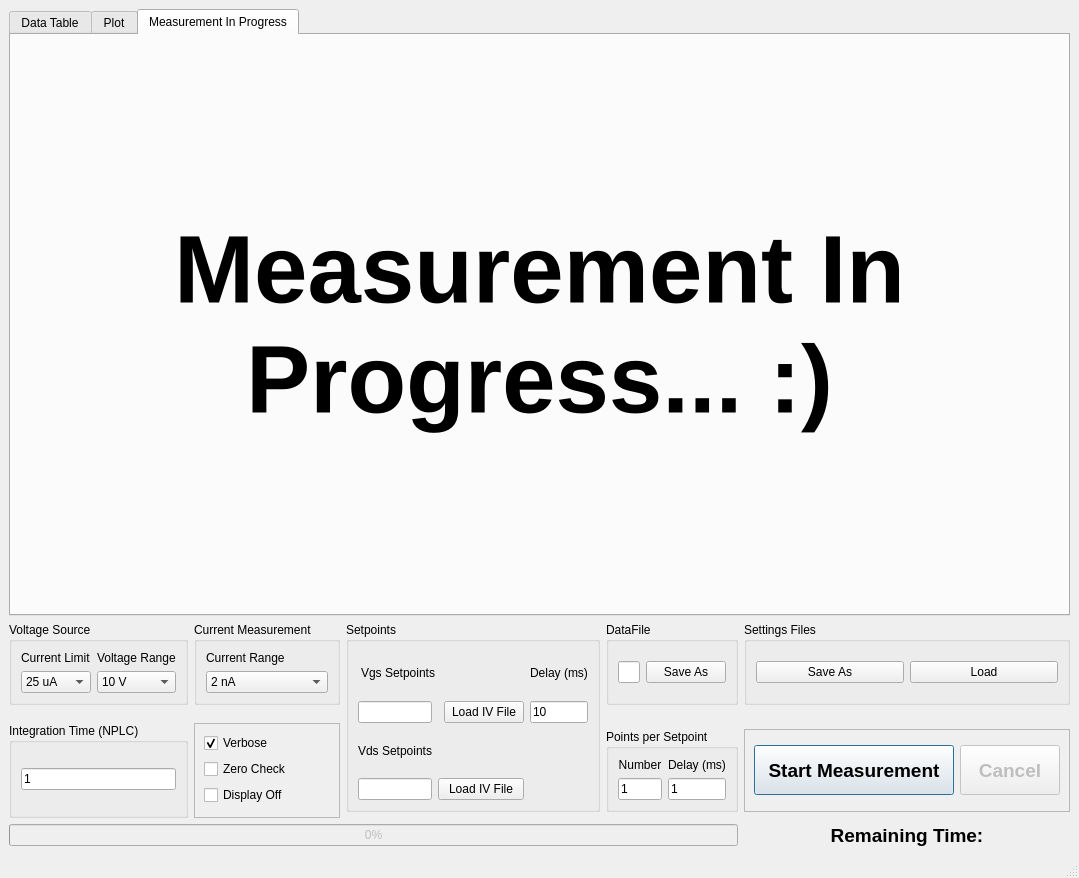
<?xml version="1.0" encoding="UTF-8"?>
<ui version="4.0">
 <class>MainWindow</class>
 <widget class="QMainWindow" name="MainWindow">
  <property name="geometry">
   <rect>
    <x>0</x>
    <y>0</y>
    <width>1028</width>
    <height>878</height>
   </rect>
  </property>
  <property name="windowTitle">
   <string>MainWindow</string>
  </property>
  <widget class="QWidget" name="centralwidget">
   <layout class="QGridLayout" name="gridLayout_5">
    <item row="4" column="1" rowspan="3">
     <widget class="QFrame" name="frame">
      <property name="frameShape">
       <enum>QFrame::StyledPanel</enum>
      </property>
      <property name="frameShadow">
       <enum>QFrame::Raised</enum>
      </property>
      <layout class="QVBoxLayout" name="verticalLayout_2">
       <item>
        <widget class="QCheckBox" name="cbVerbose">
         <property name="statusTip">
          <string>Output keithley commands for debugging</string>
         </property>
         <property name="text">
          <string>Verbose</string>
         </property>
         <property name="checked">
          <bool>true</bool>
         </property>
        </widget>
       </item>
       <item>
        <widget class="QCheckBox" name="cbZChk">
         <property name="statusTip">
          <string>Perform a zero check before starting the measurement</string>
         </property>
         <property name="text">
          <string>Zero Check</string>
         </property>
        </widget>
       </item>
       <item>
        <widget class="QCheckBox" name="cbDisplayOff">
         <property name="statusTip">
          <string>Turn off Keithley display during measurement</string>
         </property>
         <property name="text">
          <string>Display Off</string>
         </property>
        </widget>
       </item>
      </layout>
     </widget>
    </item>
    <item row="4" column="0" rowspan="3">
     <widget class="QGroupBox" name="groupBox_3">
      <property name="toolTip">
       <string comment="t" extracomment="testtesttest"/>
      </property>
      <property name="statusTip">
       <string>Number of Power Line Cycles (0.01 - 50)</string>
      </property>
      <property name="title">
       <string>Integration Time (NPLC)</string>
      </property>
      <layout class="QVBoxLayout" name="verticalLayout">
       <item>
        <widget class="QLineEdit" name="leNPLC">
         <property name="sizePolicy">
          <sizepolicy hsizetype="Preferred" vsizetype="Fixed">
           <horstretch>0</horstretch>
           <verstretch>0</verstretch>
          </sizepolicy>
         </property>
         <property name="toolTip">
          <string comment="boom" extracomment="testtest">&lt;html&gt;&lt;head/&gt;&lt;body&gt;&lt;p&gt;hellooo)tooltop=&lt;/p&gt;&lt;/body&gt;&lt;/html&gt;</string>
         </property>
         <property name="statusTip">
          <string/>
         </property>
         <property name="whatsThis">
          <string/>
         </property>
         <property name="styleSheet">
          <string notr="true"/>
         </property>
         <property name="inputMethodHints">
          <set>Qt::ImhDigitsOnly|Qt::ImhFormattedNumbersOnly</set>
         </property>
         <property name="text">
          <string>1</string>
         </property>
        </widget>
       </item>
      </layout>
     </widget>
    </item>
    <item row="1" column="0">
     <widget class="QGroupBox" name="groupBox">
      <property name="title">
       <string>Voltage Source</string>
      </property>
      <layout class="QGridLayout" name="gridLayout">
       <item row="4" column="1">
        <widget class="QComboBox" name="cbVoltRang">
         <property name="toolTip">
          <string>&lt;html&gt;&lt;head/&gt;&lt;body&gt;&lt;p&gt;Max voltage output by voltage source&lt;/p&gt;&lt;/body&gt;&lt;/html&gt;</string>
         </property>
         <property name="statusTip">
          <string>Voltage source max voltage</string>
         </property>
         <property name="currentIndex">
          <number>0</number>
         </property>
         <item>
          <property name="text">
           <string>10 V</string>
          </property>
         </item>
         <item>
          <property name="text">
           <string>50 V</string>
          </property>
         </item>
         <item>
          <property name="text">
           <string>500 V</string>
          </property>
         </item>
        </widget>
       </item>
       <item row="3" column="1">
        <widget class="QLabel" name="label">
         <property name="text">
          <string>Voltage Range</string>
         </property>
         <property name="buddy">
          <cstring>cbVoltRang</cstring>
         </property>
        </widget>
       </item>
       <item row="4" column="0">
        <widget class="QComboBox" name="cbCurrentLim">
         <property name="toolTip">
          <string>&lt;html&gt;&lt;head/&gt;&lt;body&gt;&lt;p&gt;Max current output by voltage source&lt;/p&gt;&lt;/body&gt;&lt;/html&gt;</string>
         </property>
         <property name="statusTip">
          <string>Voltage source max current</string>
         </property>
         <property name="currentIndex">
          <number>0</number>
         </property>
         <item>
          <property name="text">
           <string>25 uA</string>
          </property>
         </item>
         <item>
          <property name="text">
           <string>250 uA</string>
          </property>
         </item>
         <item>
          <property name="text">
           <string>2.5 mA</string>
          </property>
         </item>
        </widget>
       </item>
       <item row="3" column="0">
        <widget class="QLabel" name="label_2">
         <property name="text">
          <string>Current Limit</string>
         </property>
         <property name="buddy">
          <cstring>cbCurrentLim</cstring>
         </property>
        </widget>
       </item>
      </layout>
     </widget>
    </item>
    <item row="1" column="4">
     <widget class="QGroupBox" name="groupBox_6">
      <property name="title">
       <string>Settings Files</string>
      </property>
      <layout class="QHBoxLayout" name="horizontalLayout">
       <item>
        <widget class="QPushButton" name="pbSave">
         <property name="text">
          <string>Save As</string>
         </property>
        </widget>
       </item>
       <item>
        <widget class="QPushButton" name="pbLoad">
         <property name="text">
          <string>Load</string>
         </property>
        </widget>
       </item>
      </layout>
     </widget>
    </item>
    <item row="1" column="3">
     <widget class="QGroupBox" name="groupBox_7">
      <property name="title">
       <string>DataFile</string>
      </property>
      <layout class="QHBoxLayout" name="horizontalLayout_2">
       <item>
        <widget class="QLineEdit" name="leDataFile">
         <property name="sizePolicy">
          <sizepolicy hsizetype="Preferred" vsizetype="Fixed">
           <horstretch>0</horstretch>
           <verstretch>0</verstretch>
          </sizepolicy>
         </property>
         <property name="toolTip">
          <string comment="boom" extracomment="testtest">&lt;html&gt;&lt;head/&gt;&lt;body&gt;&lt;p&gt;hellooo)tooltop=&lt;/p&gt;&lt;/body&gt;&lt;/html&gt;</string>
         </property>
         <property name="statusTip">
          <string>Number of setpoints</string>
         </property>
         <property name="whatsThis">
          <string>fafgd</string>
         </property>
         <property name="styleSheet">
          <string notr="true">asdfa</string>
         </property>
         <property name="inputMethodHints">
          <set>Qt::ImhUrlCharactersOnly</set>
         </property>
         <property name="text">
          <string/>
         </property>
        </widget>
       </item>
       <item>
        <widget class="QPushButton" name="pbSaveDF">
         <property name="text">
          <string>Save As</string>
         </property>
        </widget>
       </item>
      </layout>
     </widget>
    </item>
    <item row="1" column="1">
     <widget class="QGroupBox" name="groupBox_2">
      <property name="title">
       <string>Current Measurement</string>
      </property>
      <layout class="QGridLayout" name="gridLayout_2">
       <item row="0" column="0">
        <widget class="QLabel" name="label_3">
         <property name="text">
          <string>Current Range</string>
         </property>
         <property name="buddy">
          <cstring>cbCurrentRang</cstring>
         </property>
        </widget>
       </item>
       <item row="1" column="0">
        <widget class="QComboBox" name="cbCurrentRang">
         <property name="toolTip">
          <string>&lt;html&gt;&lt;head/&gt;&lt;body&gt;&lt;p&gt;Max current that can be read (and sunk) by current measurement&lt;/p&gt;&lt;/body&gt;&lt;/html&gt;</string>
         </property>
         <property name="statusTip">
          <string>Current measurement max current</string>
         </property>
         <property name="currentIndex">
          <number>0</number>
         </property>
         <item>
          <property name="text">
           <string>2 nA</string>
          </property>
         </item>
         <item>
          <property name="text">
           <string>20 nA</string>
          </property>
         </item>
         <item>
          <property name="text">
           <string>200 nA</string>
          </property>
         </item>
         <item>
          <property name="text">
           <string>2 uA</string>
          </property>
         </item>
         <item>
          <property name="text">
           <string>20 uA</string>
          </property>
         </item>
         <item>
          <property name="text">
           <string>200 uA</string>
          </property>
         </item>
         <item>
          <property name="text">
           <string>2 mA</string>
          </property>
         </item>
        </widget>
       </item>
      </layout>
     </widget>
    </item>
    <item row="5" column="4">
     <widget class="QFrame" name="frame_2">
      <property name="frameShape">
       <enum>QFrame::StyledPanel</enum>
      </property>
      <property name="frameShadow">
       <enum>QFrame::Raised</enum>
      </property>
      <layout class="QHBoxLayout" name="horizontalLayout_3">
       <item>
        <widget class="QPushButton" name="pbStartMeasure">
         <property name="sizePolicy">
          <sizepolicy hsizetype="Fixed" vsizetype="Fixed">
           <horstretch>0</horstretch>
           <verstretch>0</verstretch>
          </sizepolicy>
         </property>
         <property name="minimumSize">
          <size>
           <width>200</width>
           <height>50</height>
          </size>
         </property>
         <property name="font">
          <font>
           <pointsize>14</pointsize>
           <weight>75</weight>
           <bold>true</bold>
           <stylestrategy>PreferAntialias</stylestrategy>
          </font>
         </property>
         <property name="statusTip">
          <string>Start the measurement!</string>
         </property>
         <property name="layoutDirection">
          <enum>Qt::RightToLeft</enum>
         </property>
         <property name="text">
          <string>Start Measurement</string>
         </property>
         <property name="checkable">
          <bool>true</bool>
         </property>
         <property name="autoDefault">
          <bool>true</bool>
         </property>
         <property name="default">
          <bool>true</bool>
         </property>
         <property name="flat">
          <bool>false</bool>
         </property>
        </widget>
       </item>
       <item>
        <widget class="QPushButton" name="pbCancelMeas">
         <property name="enabled">
          <bool>false</bool>
         </property>
         <property name="sizePolicy">
          <sizepolicy hsizetype="Fixed" vsizetype="Fixed">
           <horstretch>0</horstretch>
           <verstretch>0</verstretch>
          </sizepolicy>
         </property>
         <property name="minimumSize">
          <size>
           <width>100</width>
           <height>50</height>
          </size>
         </property>
         <property name="font">
          <font>
           <pointsize>14</pointsize>
           <weight>75</weight>
           <bold>true</bold>
           <stylestrategy>PreferAntialias</stylestrategy>
          </font>
         </property>
         <property name="statusTip">
          <string>Stop the measurement</string>
         </property>
         <property name="autoFillBackground">
          <bool>false</bool>
         </property>
         <property name="text">
          <string>Cancel</string>
         </property>
        </widget>
       </item>
      </layout>
     </widget>
    </item>
    <item row="1" column="2" rowspan="5">
     <widget class="QGroupBox" name="groupBox_4">
      <property name="toolTip">
       <string comment="t" extracomment="testtesttest"/>
      </property>
      <property name="statusTip">
       <string/>
      </property>
      <property name="title">
       <string>Setpoints</string>
      </property>
      <layout class="QGridLayout" name="gridLayout_3">
       <item row="0" column="0" colspan="2">
        <widget class="QLabel" name="label_4">
         <property name="text">
          <string>Vgs Setpoints</string>
         </property>
         <property name="alignment">
          <set>Qt::AlignCenter</set>
         </property>
         <property name="buddy">
          <cstring>leIVFile_Vgs</cstring>
         </property>
        </widget>
       </item>
       <item row="0" column="3">
        <widget class="QLabel" name="label_5">
         <property name="text">
          <string>Delay (ms)</string>
         </property>
         <property name="alignment">
          <set>Qt::AlignCenter</set>
         </property>
         <property name="buddy">
          <cstring>ledelay_SPs</cstring>
         </property>
        </widget>
       </item>
       <item row="1" column="0">
        <widget class="QLineEdit" name="leIVFile_Vgs">
         <property name="sizePolicy">
          <sizepolicy hsizetype="Preferred" vsizetype="Fixed">
           <horstretch>0</horstretch>
           <verstretch>0</verstretch>
          </sizepolicy>
         </property>
         <property name="toolTip">
          <string comment="boom" extracomment="testtest">&lt;html&gt;&lt;head/&gt;&lt;body&gt;&lt;p&gt;hellooo)tooltop=&lt;/p&gt;&lt;/body&gt;&lt;/html&gt;</string>
         </property>
         <property name="statusTip">
          <string>Number of setpoints</string>
         </property>
         <property name="whatsThis">
          <string>fafgd</string>
         </property>
         <property name="styleSheet">
          <string notr="true">asdfa</string>
         </property>
         <property name="inputMethodHints">
          <set>Qt::ImhUrlCharactersOnly</set>
         </property>
         <property name="text">
          <string/>
         </property>
        </widget>
       </item>
       <item row="1" column="2">
        <widget class="QPushButton" name="pbLoadIV_Vgs">
         <property name="text">
          <string>Load IV File</string>
         </property>
        </widget>
       </item>
       <item row="2" column="0">
        <widget class="QLabel" name="label_11">
         <property name="text">
          <string>Vds Setpoints</string>
         </property>
         <property name="alignment">
          <set>Qt::AlignCenter</set>
         </property>
         <property name="buddy">
          <cstring>leIVFile_Vgs</cstring>
         </property>
        </widget>
       </item>
       <item row="3" column="0">
        <widget class="QLineEdit" name="leIVFile_Vds">
         <property name="sizePolicy">
          <sizepolicy hsizetype="Preferred" vsizetype="Fixed">
           <horstretch>0</horstretch>
           <verstretch>0</verstretch>
          </sizepolicy>
         </property>
         <property name="toolTip">
          <string comment="boom" extracomment="testtest">&lt;html&gt;&lt;head/&gt;&lt;body&gt;&lt;p&gt;hellooo)tooltop=&lt;/p&gt;&lt;/body&gt;&lt;/html&gt;</string>
         </property>
         <property name="statusTip">
          <string>Number of setpoints</string>
         </property>
         <property name="whatsThis">
          <string>fafgd</string>
         </property>
         <property name="styleSheet">
          <string notr="true">asdfa</string>
         </property>
         <property name="inputMethodHints">
          <set>Qt::ImhUrlCharactersOnly</set>
         </property>
         <property name="text">
          <string/>
         </property>
        </widget>
       </item>
       <item row="3" column="1" colspan="2">
        <widget class="QPushButton" name="pbLoadIV_Vds">
         <property name="text">
          <string>Load IV File</string>
         </property>
        </widget>
       </item>
       <item row="1" column="3">
        <widget class="QLineEdit" name="ledelay_SPs">
         <property name="sizePolicy">
          <sizepolicy hsizetype="Preferred" vsizetype="Fixed">
           <horstretch>0</horstretch>
           <verstretch>0</verstretch>
          </sizepolicy>
         </property>
         <property name="toolTip">
          <string comment="boom" extracomment="testtest">&lt;html&gt;&lt;head/&gt;&lt;body&gt;&lt;p&gt;hellooo)tooltop=&lt;/p&gt;&lt;/body&gt;&lt;/html&gt;</string>
         </property>
         <property name="statusTip">
          <string>Delay between setting voltage and taking measurement</string>
         </property>
         <property name="whatsThis">
          <string>fafgd</string>
         </property>
         <property name="styleSheet">
          <string notr="true">asdfa</string>
         </property>
         <property name="inputMethodHints">
          <set>Qt::ImhDigitsOnly</set>
         </property>
         <property name="text">
          <string>10</string>
         </property>
        </widget>
       </item>
      </layout>
     </widget>
    </item>
    <item row="5" column="3">
     <widget class="QGroupBox" name="groupBox_5">
      <property name="toolTip">
       <string comment="t" extracomment="testtesttest"/>
      </property>
      <property name="statusTip">
       <string/>
      </property>
      <property name="title">
       <string>Points per Setpoint</string>
      </property>
      <layout class="QGridLayout" name="gridLayout_4">
       <item row="1" column="0">
        <widget class="QLineEdit" name="leNppSP">
         <property name="sizePolicy">
          <sizepolicy hsizetype="Preferred" vsizetype="Fixed">
           <horstretch>0</horstretch>
           <verstretch>0</verstretch>
          </sizepolicy>
         </property>
         <property name="toolTip">
          <string comment="boom" extracomment="testtest">&lt;html&gt;&lt;head/&gt;&lt;body&gt;&lt;p&gt;hellooo)tooltop=&lt;/p&gt;&lt;/body&gt;&lt;/html&gt;</string>
         </property>
         <property name="statusTip">
          <string>Number of points to take for each setpoint</string>
         </property>
         <property name="whatsThis">
          <string>fafgd</string>
         </property>
         <property name="styleSheet">
          <string notr="true">asdfa</string>
         </property>
         <property name="inputMethodHints">
          <set>Qt::ImhDigitsOnly</set>
         </property>
         <property name="text">
          <string>1</string>
         </property>
        </widget>
       </item>
       <item row="1" column="1">
        <widget class="QLineEdit" name="ledelay_trig">
         <property name="sizePolicy">
          <sizepolicy hsizetype="Preferred" vsizetype="Fixed">
           <horstretch>0</horstretch>
           <verstretch>0</verstretch>
          </sizepolicy>
         </property>
         <property name="toolTip">
          <string comment="boom" extracomment="testtest">&lt;html&gt;&lt;head/&gt;&lt;body&gt;&lt;p&gt;hellooo)tooltop=&lt;/p&gt;&lt;/body&gt;&lt;/html&gt;</string>
         </property>
         <property name="statusTip">
          <string>Delay between points within each setpoint</string>
         </property>
         <property name="whatsThis">
          <string>fafgd</string>
         </property>
         <property name="styleSheet">
          <string notr="true">asdfa</string>
         </property>
         <property name="inputMethodHints">
          <set>Qt::ImhDigitsOnly</set>
         </property>
         <property name="text">
          <string>1</string>
         </property>
        </widget>
       </item>
       <item row="0" column="0">
        <widget class="QLabel" name="label_6">
         <property name="text">
          <string>Number</string>
         </property>
         <property name="alignment">
          <set>Qt::AlignCenter</set>
         </property>
         <property name="buddy">
          <cstring>leNppSP</cstring>
         </property>
        </widget>
       </item>
       <item row="0" column="1">
        <widget class="QLabel" name="label_7">
         <property name="text">
          <string>Delay (ms)</string>
         </property>
         <property name="alignment">
          <set>Qt::AlignCenter</set>
         </property>
         <property name="buddy">
          <cstring>ledelay_trig</cstring>
         </property>
        </widget>
       </item>
      </layout>
     </widget>
    </item>
    <item row="7" column="4">
     <widget class="QLabel" name="lblTimeRem">
      <property name="font">
       <font>
        <pointsize>14</pointsize>
        <weight>75</weight>
        <bold>true</bold>
       </font>
      </property>
      <property name="text">
       <string>Remaining Time:</string>
      </property>
      <property name="alignment">
       <set>Qt::AlignCenter</set>
      </property>
     </widget>
    </item>
    <item row="0" column="0" colspan="5">
     <widget class="QTabWidget" name="tabWidget">
      <property name="currentIndex">
       <number>2</number>
      </property>
      <widget class="QWidget" name="tabTable">
       <attribute name="title">
        <string>Data Table</string>
       </attribute>
       <layout class="QHBoxLayout" name="horizontalLayout_4">
        <item>
         <widget class="QTableView" name="tvData">
          <property name="statusTip">
           <string>The data will be displayed here</string>
          </property>
         </widget>
        </item>
       </layout>
      </widget>
      <widget class="QWidget" name="tabPlot">
       <attribute name="title">
        <string>Plot</string>
       </attribute>
       <layout class="QVBoxLayout" name="verticalLayout_3">
        <item>
         <layout class="QVBoxLayout" name="verticalPlotLayout">
          <item>
           <widget class="MatplotlibWidget" name="mplwidget"/>
          </item>
         </layout>
        </item>
        <item>
         <layout class="QHBoxLayout" name="horizontalLayout_5">
          <item>
           <widget class="QGroupBox" name="groupBox_9">
            <property name="title">
             <string>Axis Settings</string>
            </property>
            <layout class="QGridLayout" name="gridLayout_7">
             <item row="3" column="0">
              <widget class="QComboBox" name="cbXAxis"/>
             </item>
             <item row="3" column="2">
              <widget class="QComboBox" name="cbYAxis"/>
             </item>
             <item row="1" column="2">
              <widget class="QLabel" name="lbYAxis">
               <property name="text">
                <string>YAxis</string>
               </property>
              </widget>
             </item>
             <item row="1" column="0">
              <widget class="QLabel" name="lbXAxis">
               <property name="text">
                <string>XAxis</string>
               </property>
              </widget>
             </item>
            </layout>
           </widget>
          </item>
          <item>
           <widget class="QGroupBox" name="groupBox_8">
            <property name="title">
             <string>Plot Settings</string>
            </property>
            <layout class="QGridLayout" name="gridLayout_6">
             <item row="1" column="0">
              <widget class="QComboBox" name="cbLineStyle">
               <item>
                <property name="text">
                 <string>Solid</string>
                </property>
               </item>
               <item>
                <property name="text">
                 <string>Dashes</string>
                </property>
               </item>
               <item>
                <property name="text">
                 <string>Line-Dot</string>
                </property>
               </item>
               <item>
                <property name="text">
                 <string>Dots</string>
                </property>
               </item>
               <item>
                <property name="text">
                 <string>None</string>
                </property>
               </item>
              </widget>
             </item>
             <item row="1" column="1">
              <widget class="QComboBox" name="cbMarkerStyle">
               <item>
                <property name="text">
                 <string>.</string>
                </property>
               </item>
               <item>
                <property name="text">
                 <string>o</string>
                </property>
               </item>
               <item>
                <property name="text">
                 <string>+</string>
                </property>
               </item>
               <item>
                <property name="text">
                 <string>,</string>
                </property>
               </item>
               <item>
                <property name="text">
                 <string>1</string>
                </property>
               </item>
               <item>
                <property name="text">
                 <string>2</string>
                </property>
               </item>
               <item>
                <property name="text">
                 <string>3</string>
                </property>
               </item>
               <item>
                <property name="text">
                 <string>4</string>
                </property>
               </item>
               <item>
                <property name="text">
                 <string>None</string>
                </property>
               </item>
              </widget>
             </item>
             <item row="0" column="1">
              <widget class="QLabel" name="label_8">
               <property name="text">
                <string>Marker Style</string>
               </property>
              </widget>
             </item>
             <item row="0" column="2">
              <widget class="QLabel" name="label_9">
               <property name="text">
                <string>Colour</string>
               </property>
              </widget>
             </item>
             <item row="1" column="2">
              <widget class="QComboBox" name="cbPlotColour">
               <item>
                <property name="text">
                 <string>blue</string>
                </property>
               </item>
               <item>
                <property name="text">
                 <string>green</string>
                </property>
               </item>
               <item>
                <property name="text">
                 <string>red</string>
                </property>
               </item>
               <item>
                <property name="text">
                 <string>cyan</string>
                </property>
               </item>
               <item>
                <property name="text">
                 <string>magenta</string>
                </property>
               </item>
               <item>
                <property name="text">
                 <string>yellow</string>
                </property>
               </item>
               <item>
                <property name="text">
                 <string>black</string>
                </property>
               </item>
               <item>
                <property name="text">
                 <string>white</string>
                </property>
               </item>
              </widget>
             </item>
             <item row="0" column="0">
              <widget class="QLabel" name="label_10">
               <property name="text">
                <string>Line Style</string>
               </property>
              </widget>
             </item>
            </layout>
           </widget>
          </item>
         </layout>
        </item>
       </layout>
      </widget>
      <widget class="QWidget" name="tab">
       <attribute name="title">
        <string>Measurement In Progress</string>
       </attribute>
       <layout class="QVBoxLayout" name="verticalLayout_4">
        <item>
         <widget class="QLabel" name="label_12">
          <property name="font">
           <font>
            <pointsize>72</pointsize>
            <weight>75</weight>
            <bold>true</bold>
           </font>
          </property>
          <property name="text">
           <string>Measurement In 
Progress... :)</string>
          </property>
          <property name="alignment">
           <set>Qt::AlignCenter</set>
          </property>
         </widget>
        </item>
       </layout>
      </widget>
     </widget>
    </item>
    <item row="7" column="0" colspan="4">
     <widget class="QProgressBar" name="progBar">
      <property name="enabled">
       <bool>false</bool>
      </property>
      <property name="value">
       <number>0</number>
      </property>
     </widget>
    </item>
   </layout>
  </widget>
  <widget class="QMenuBar" name="menubar">
   <property name="geometry">
    <rect>
     <x>0</x>
     <y>0</y>
     <width>1028</width>
     <height>21</height>
    </rect>
   </property>
  </widget>
  <widget class="QStatusBar" name="statusbar"/>
 </widget>
 <customwidgets>
  <customwidget>
   <class>MatplotlibWidget</class>
   <extends>QWidget</extends>
   <header>matplotlibwidget</header>
  </customwidget>
 </customwidgets>
 <tabstops>
  <tabstop>cbCurrentLim</tabstop>
  <tabstop>cbVoltRang</tabstop>
  <tabstop>cbCurrentRang</tabstop>
  <tabstop>leIVFile_Vgs</tabstop>
  <tabstop>leNPLC</tabstop>
  <tabstop>cbVerbose</tabstop>
  <tabstop>cbZChk</tabstop>
  <tabstop>cbDisplayOff</tabstop>
  <tabstop>leNppSP</tabstop>
  <tabstop>ledelay_trig</tabstop>
 </tabstops>
 <resources/>
 <connections>
  <connection>
   <sender>pbStartMeasure</sender>
   <signal>toggled(bool)</signal>
   <receiver>pbCancelMeas</receiver>
   <slot>setEnabled(bool)</slot>
   <hints>
    <hint type="sourcelabel">
     <x>648</x>
     <y>678</y>
    </hint>
    <hint type="destinationlabel">
     <x>633</x>
     <y>750</y>
    </hint>
   </hints>
  </connection>
  <connection>
   <sender>pbCancelMeas</sender>
   <signal>clicked(bool)</signal>
   <receiver>pbStartMeasure</receiver>
   <slot>setChecked(bool)</slot>
   <hints>
    <hint type="sourcelabel">
     <x>671</x>
     <y>750</y>
    </hint>
    <hint type="destinationlabel">
     <x>729</x>
     <y>678</y>
    </hint>
   </hints>
  </connection>
 </connections>
</ui>
